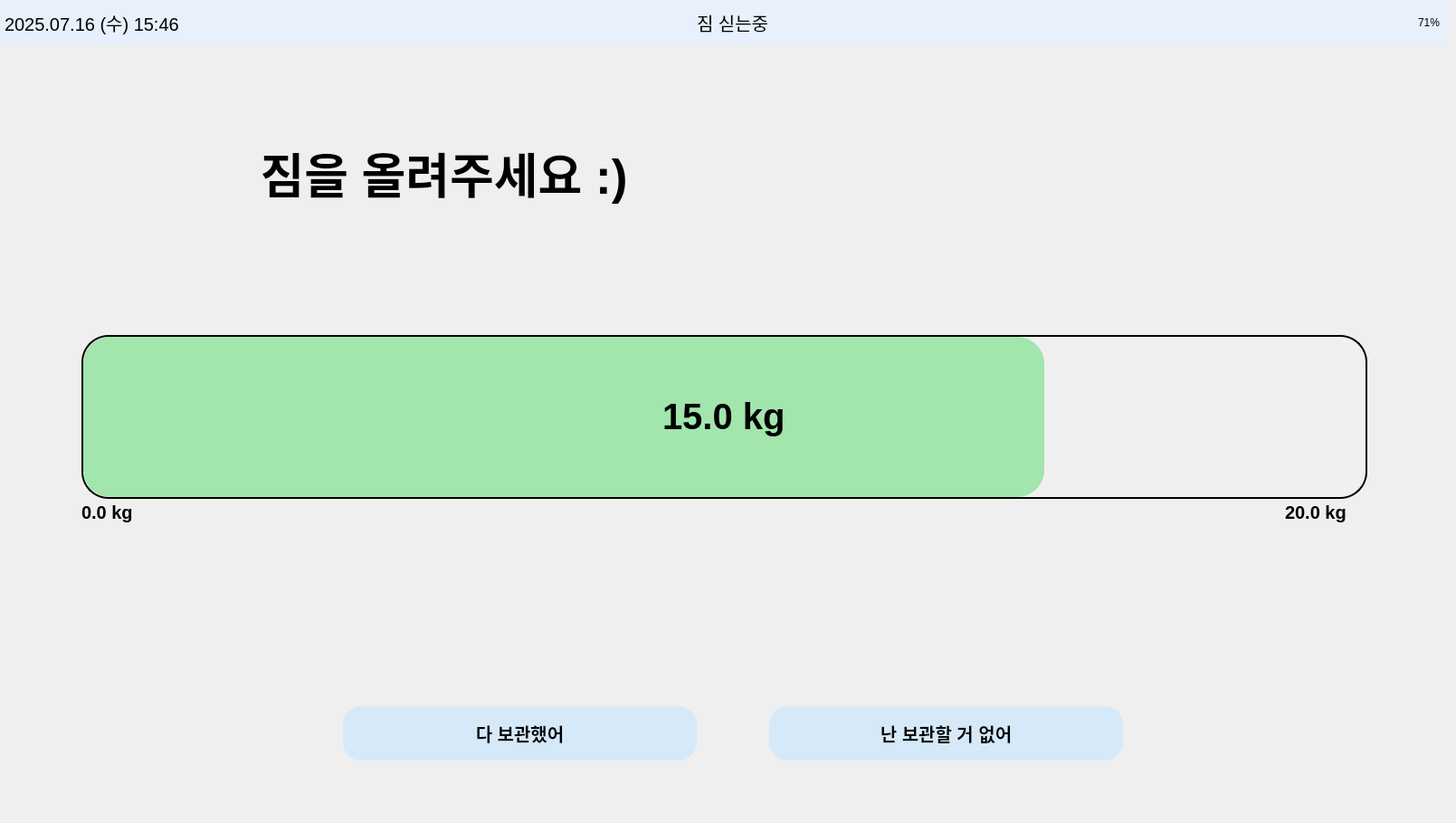
    <widget class="QWidget" name="page_loading">
     <widget class="QFrame" name="topbar4">
      <property name="geometry">
       <rect>
        <x>0</x>
        <y>0</y>
        <width>1600</width>
        <height>50</height>
       </rect>
      </property>
      <property name="palette">
       <palette>
        <active>
         <colorrole role="Button">
          <brush brushstyle="SolidPattern">
           <color alpha="255">
            <red>231</red>
            <green>240</green>
            <blue>251</blue>
           </color>
          </brush>
         </colorrole>
         <colorrole role="Base">
          <brush brushstyle="SolidPattern">
           <color alpha="255">
            <red>231</red>
            <green>240</green>
            <blue>251</blue>
           </color>
          </brush>
         </colorrole>
         <colorrole role="Window">
          <brush brushstyle="SolidPattern">
           <color alpha="255">
            <red>231</red>
            <green>240</green>
            <blue>251</blue>
           </color>
          </brush>
         </colorrole>
        </active>
        <inactive>
         <colorrole role="Button">
          <brush brushstyle="SolidPattern">
           <color alpha="255">
            <red>231</red>
            <green>240</green>
            <blue>251</blue>
           </color>
          </brush>
         </colorrole>
         <colorrole role="Base">
          <brush brushstyle="SolidPattern">
           <color alpha="255">
            <red>231</red>
            <green>240</green>
            <blue>251</blue>
           </color>
          </brush>
         </colorrole>
         <colorrole role="Window">
          <brush brushstyle="SolidPattern">
           <color alpha="255">
            <red>231</red>
            <green>240</green>
            <blue>251</blue>
           </color>
          </brush>
         </colorrole>
        </inactive>
        <disabled>
         <colorrole role="Button">
          <brush brushstyle="SolidPattern">
           <color alpha="255">
            <red>231</red>
            <green>240</green>
            <blue>251</blue>
           </color>
          </brush>
         </colorrole>
         <colorrole role="Base">
          <brush brushstyle="SolidPattern">
           <color alpha="255">
            <red>231</red>
            <green>240</green>
            <blue>251</blue>
           </color>
          </brush>
         </colorrole>
         <colorrole role="Window">
          <brush brushstyle="SolidPattern">
           <color alpha="255">
            <red>231</red>
            <green>240</green>
            <blue>251</blue>
           </color>
          </brush>
         </colorrole>
        </disabled>
       </palette>
      </property>
      <property name="styleSheet">
       <string>background-color: #e7f0fb;</string>
      </property>
      <widget class="QLabel" name="label_datetime4">
       <property name="geometry">
        <rect>
         <x>5</x>
         <y>0</y>
         <width>331</width>
         <height>50</height>
        </rect>
       </property>
       <property name="font">
        <font>
         <pointsize>15</pointsize>
        </font>
       </property>
       <property name="text">
        <string>2025.07.16 (수) 15:46</string>
       </property>
      </widget>
      <widget class="QLabel" name="label_battery4">
       <property name="geometry">
        <rect>
         <x>1470</x>
         <y>0</y>
         <width>121</width>
         <height>50</height>
        </rect>
       </property>
       <property name="text">
        <string>71%</string>
       </property>
       <property name="alignment">
        <set>Qt::AlignRight|Qt::AlignTrailing|Qt::AlignVCenter</set>
       </property>
      </widget>
      <widget class="QLabel" name="label_status4">
       <property name="geometry">
        <rect>
         <x>770</x>
         <y>0</y>
         <width>141</width>
         <height>50</height>
        </rect>
       </property>
       <property name="font">
        <font>
         <pointsize>15</pointsize>
         <weight>50</weight>
         <bold>false</bold>
        </font>
       </property>
       <property name="text">
        <string>짐 싣는중</string>
       </property>
      </widget>
      <widget class="QLabel" name="label_image4">
       <property name="geometry">
        <rect>
         <x>690</x>
         <y>0</y>
         <width>71</width>
         <height>50</height>
        </rect>
       </property>
       <property name="text">
        <string/>
       </property>
       <property name="pixmap">
        <pixmap>icon/짐 싣는중.png</pixmap>
       </property>
       <property name="scaledContents">
        <bool>true</bool>
       </property>
      </widget>
     </widget>
     <widget class="QLabel" name="label_end_load4">
      <property name="geometry">
       <rect>
        <x>-10</x>
        <y>100</y>
        <width>1001</width>
        <height>181</height>
       </rect>
      </property>
      <property name="font">
       <font>
        <pointsize>40</pointsize>
        <weight>75</weight>
        <bold>true</bold>
       </font>
      </property>
      <property name="text">
       <string>짐을 올려주세요 :)</string>
      </property>
      <property name="alignment">
       <set>Qt::AlignCenter</set>
      </property>
     </widget>
     <widget class="QPushButton" name="btn_back4">
      <property name="geometry">
       <rect>
        <x>1510</x>
        <y>80</y>
        <width>60</width>
        <height>60</height>
       </rect>
      </property>
      <property name="palette">
       <palette>
        <active>
         <colorrole role="Button">
          <brush brushstyle="SolidPattern">
           <color alpha="255">
            <red>240</red>
            <green>240</green>
            <blue>240</blue>
           </color>
          </brush>
         </colorrole>
         <colorrole role="Base">
          <brush brushstyle="SolidPattern">
           <color alpha="255">
            <red>240</red>
            <green>240</green>
            <blue>240</blue>
           </color>
          </brush>
         </colorrole>
         <colorrole role="Window">
          <brush brushstyle="SolidPattern">
           <color alpha="255">
            <red>240</red>
            <green>240</green>
            <blue>240</blue>
           </color>
          </brush>
         </colorrole>
        </active>
        <inactive>
         <colorrole role="Button">
          <brush brushstyle="SolidPattern">
           <color alpha="255">
            <red>240</red>
            <green>240</green>
            <blue>240</blue>
           </color>
          </brush>
         </colorrole>
         <colorrole role="Base">
          <brush brushstyle="SolidPattern">
           <color alpha="255">
            <red>240</red>
            <green>240</green>
            <blue>240</blue>
           </color>
          </brush>
         </colorrole>
         <colorrole role="Window">
          <brush brushstyle="SolidPattern">
           <color alpha="255">
            <red>240</red>
            <green>240</green>
            <blue>240</blue>
           </color>
          </brush>
         </colorrole>
        </inactive>
        <disabled>
         <colorrole role="Button">
          <brush brushstyle="SolidPattern">
           <color alpha="255">
            <red>240</red>
            <green>240</green>
            <blue>240</blue>
           </color>
          </brush>
         </colorrole>
         <colorrole role="Base">
          <brush brushstyle="SolidPattern">
           <color alpha="255">
            <red>240</red>
            <green>240</green>
            <blue>240</blue>
           </color>
          </brush>
         </colorrole>
         <colorrole role="Window">
          <brush brushstyle="SolidPattern">
           <color alpha="255">
            <red>240</red>
            <green>240</green>
            <blue>240</blue>
           </color>
          </brush>
         </colorrole>
        </disabled>
       </palette>
      </property>
      <property name="styleSheet">
       <string notr="true">QPushButton {
    border: none;
    border-radius: 30px;
    background-color: #F0F0F0;
}</string>
      </property>
      <property name="text">
       <string/>
      </property>
      <property name="icon">
       <iconset>
        <normaloff>icon/back.png</normaloff>icon/back.png</iconset>
      </property>
      <property name="iconSize">
       <size>
        <width>40</width>
        <height>40</height>
       </size>
      </property>
     </widget>
     <widget class="QPushButton" name="btn_home4">
      <property name="geometry">
       <rect>
        <x>1440</x>
        <y>80</y>
        <width>60</width>
        <height>60</height>
       </rect>
      </property>
      <property name="palette">
       <palette>
        <active>
         <colorrole role="Button">
          <brush brushstyle="SolidPattern">
           <color alpha="255">
            <red>240</red>
            <green>240</green>
            <blue>240</blue>
           </color>
          </brush>
         </colorrole>
         <colorrole role="Base">
          <brush brushstyle="SolidPattern">
           <color alpha="255">
            <red>240</red>
            <green>240</green>
            <blue>240</blue>
           </color>
          </brush>
         </colorrole>
         <colorrole role="Window">
          <brush brushstyle="SolidPattern">
           <color alpha="255">
            <red>240</red>
            <green>240</green>
            <blue>240</blue>
           </color>
          </brush>
         </colorrole>
        </active>
        <inactive>
         <colorrole role="Button">
          <brush brushstyle="SolidPattern">
           <color alpha="255">
            <red>240</red>
            <green>240</green>
            <blue>240</blue>
           </color>
          </brush>
         </colorrole>
         <colorrole role="Base">
          <brush brushstyle="SolidPattern">
           <color alpha="255">
            <red>240</red>
            <green>240</green>
            <blue>240</blue>
           </color>
          </brush>
         </colorrole>
         <colorrole role="Window">
          <brush brushstyle="SolidPattern">
           <color alpha="255">
            <red>240</red>
            <green>240</green>
            <blue>240</blue>
           </color>
          </brush>
         </colorrole>
        </inactive>
        <disabled>
         <colorrole role="Button">
          <brush brushstyle="SolidPattern">
           <color alpha="255">
            <red>240</red>
            <green>240</green>
            <blue>240</blue>
           </color>
          </brush>
         </colorrole>
         <colorrole role="Base">
          <brush brushstyle="SolidPattern">
           <color alpha="255">
            <red>240</red>
            <green>240</green>
            <blue>240</blue>
           </color>
          </brush>
         </colorrole>
         <colorrole role="Window">
          <brush brushstyle="SolidPattern">
           <color alpha="255">
            <red>240</red>
            <green>240</green>
            <blue>240</blue>
           </color>
          </brush>
         </colorrole>
        </disabled>
       </palette>
      </property>
      <property name="styleSheet">
       <string notr="true">QPushButton {
    border: none;
    border-radius: 30px;
    background-color: #F0F0F0;
}</string>
      </property>
      <property name="text">
       <string/>
      </property>
      <property name="icon">
       <iconset>
        <normaloff>icon/home.png</normaloff>icon/home.png</iconset>
      </property>
      <property name="iconSize">
       <size>
        <width>40</width>
        <height>40</height>
       </size>
      </property>
     </widget>
     <widget class="QProgressBar" name="weight_bar_main4">
      <property name="geometry">
       <rect>
        <x>90</x>
        <y>370</y>
        <width>1421</width>
        <height>181</height>
       </rect>
      </property>
      <property name="font">
       <font>
        <pointsize>30</pointsize>
        <weight>75</weight>
        <bold>true</bold>
       </font>
      </property>
      <property name="styleSheet">
       <string notr="true">QProgressBar {
    border: 2px solid #000000;         /* 테두리: 불투명 회색 */
    border-radius: 30px;               /* 둥글게 */
    background-color: #F0F0F0;         /* 배경: 불투명 연회색 */
    text-align: center;                /* 텍스트 중앙 정렬 */
}

QProgressBar::chunk {
    background-color: rgba(129, 224, 144, 180);  /* 초록색 chunk만 반투명 */
    border-radius: 30px;
}
</string>
      </property>
      <property name="maximum">
       <number>20000</number>
      </property>
      <property name="value">
       <number>15000</number>
      </property>
      <property name="format">
       <string>15.0 kg</string>
      </property>
     </widget>
     <widget class="QLabel" name="label_min_weight4">
      <property name="geometry">
       <rect>
        <x>90</x>
        <y>540</y>
        <width>81</width>
        <height>51</height>
       </rect>
      </property>
      <property name="font">
       <font>
        <pointsize>15</pointsize>
        <weight>75</weight>
        <bold>true</bold>
       </font>
      </property>
      <property name="text">
       <string>0.0 kg</string>
      </property>
     </widget>
     <widget class="QLabel" name="label_max_weight4">
      <property name="geometry">
       <rect>
        <x>1420</x>
        <y>540</y>
        <width>91</width>
        <height>51</height>
       </rect>
      </property>
      <property name="font">
       <font>
        <pointsize>15</pointsize>
        <weight>75</weight>
        <bold>true</bold>
       </font>
      </property>
      <property name="text">
       <string>20.0 kg</string>
      </property>
     </widget>
     <widget class="QPushButton" name="btn_end_loading4">
      <property name="geometry">
       <rect>
        <x>379</x>
        <y>780</y>
        <width>391</width>
        <height>60</height>
       </rect>
      </property>
      <property name="font">
       <font>
        <pointsize>-1</pointsize>
        <weight>75</weight>
        <bold>true</bold>
       </font>
      </property>
      <property name="styleSheet">
       <string notr="true">QPushButton {
    background-color: #d6e9f9;
    border: none;
    border-radius: 20px;  /* 숫자 키울수록 더 둥글게 */
    padding: 8px 16px;    /* 내부 여백 */
    font-size: 20px;      /* 글자 크기(선택사항) */
}
</string>
      </property>
      <property name="text">
       <string>다 보관했어</string>
      </property>
     </widget>
     <widget class="QPushButton" name="btn_deny_load4">
      <property name="geometry">
       <rect>
        <x>850</x>
        <y>780</y>
        <width>391</width>
        <height>60</height>
       </rect>
      </property>
      <property name="font">
       <font>
        <pointsize>-1</pointsize>
        <weight>75</weight>
        <bold>true</bold>
       </font>
      </property>
      <property name="styleSheet">
       <string notr="true">QPushButton {
    background-color: #d6e9f9;
    border: none;
    border-radius: 20px;  /* 숫자 키울수록 더 둥글게 */
    padding: 8px 16px;    /* 내부 여백 */
    font-size: 20px;      /* 글자 크기(선택사항) */
}
</string>
      </property>
      <property name="text">
       <string>난 보관할 거 없어</string>
      </property>
     </widget>
     <widget class="QLabel" name="label_background4">
      <property name="geometry">
       <rect>
        <x>0</x>
        <y>50</y>
        <width>1600</width>
        <height>850</height>
       </rect>
      </property>
      <property name="sizePolicy">
       <sizepolicy hsizetype="Ignored" vsizetype="Preferred">
        <horstretch>0</horstretch>
        <verstretch>0</verstretch>
       </sizepolicy>
      </property>
      <property name="text">
       <string/>
      </property>
      <property name="pixmap">
       <pixmap>icon/hero-mkif-incheon-international-airport-expressway.jpeg</pixmap>
      </property>
      <property name="scaledContents">
       <bool>true</bool>
      </property>
     </widget>
     <zorder>label_background4</zorder>
     <zorder>topbar4</zorder>
     <zorder>label_end_load4</zorder>
     <zorder>btn_back4</zorder>
     <zorder>btn_home4</zorder>
     <zorder>weight_bar_main4</zorder>
     <zorder>label_min_weight4</zorder>
     <zorder>label_max_weight4</zorder>
     <zorder>btn_end_loading4</zorder>
     <zorder>btn_deny_load4</zorder>
    </widget>
